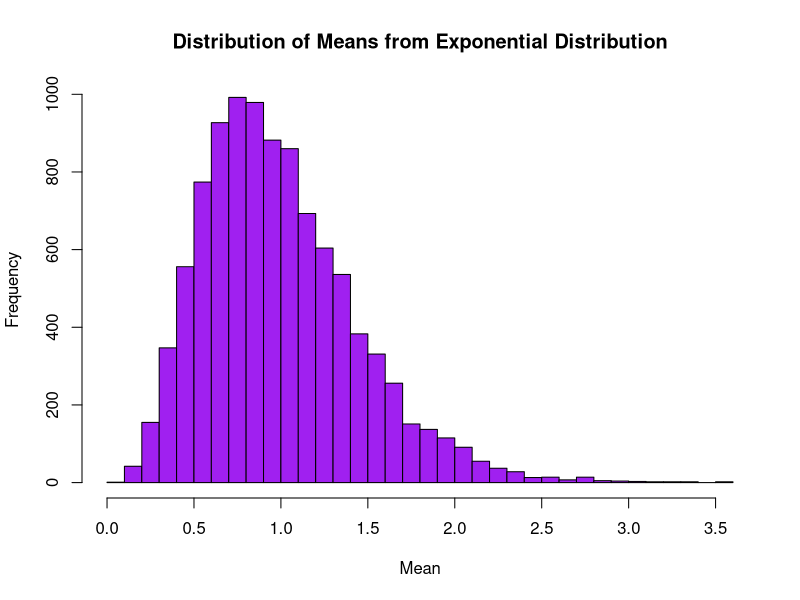

Here is the R script that generated this plot: (Note: this script raises an error after producing the figure.)
## ---- chunk 1
si_means <- function() {
  means <- numeric(10000)
  for (i in 1:10000) {
    random_draw <- rexp(5, rate = 1)
    means[i] <- mean(random_draw)
  }
  
  return(means)
}

means <- si_means()

hist(means, main = "Distribution of Means from Exponential Distribution", xlab = "Mean", breaks = 30, col = "purple")
## ---- chunk 2
si_means_map <- function() {
  means <- map_dbl(1:10000, ~ mean(rexp(5, rate = 1)))
  return(means)
}
means_map <- si_means_map()

hist(means_map, main = "Distribution of Means from Exponential Distribution (map_dbl)", 
     xlab = "Mean", breaks = 30, col = "blue")
## ---- chunk 3
si_means_replicate <- function() {
  means <- replicate(10000, mean(rexp(5, rate = 1)))
  return(means)
}
means_replicate <- si_means_replicate()

# Plot a histogram of the means with blue color
hist(means_replicate, main = "Distribution of Means from Exponential Distribution (replicate)", 
     xlab = "Mean", breaks = 30, col = "yellow")
## ---- chunk 4
si_and_plot <- function() {
  sam_sizes <- c(5, 10, 20)
  for (n in sam_sizes) {
    means <- replicate(10000, mean(rexp(n, rate = 1)))
    
    hist(means, main = paste("Distribution of Means with Sample Size", n),
         xlab = "Mean", breaks = 30, col = "pink")
  }
}
si_and_plot()
